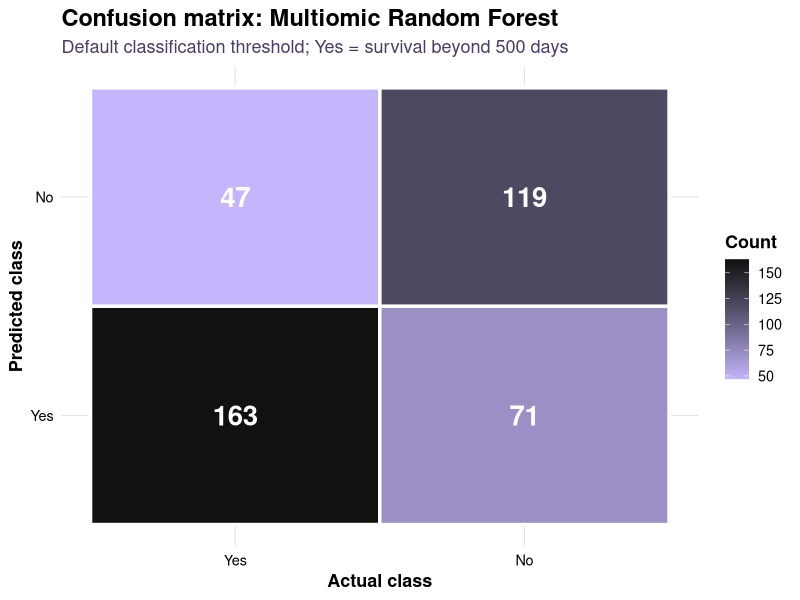
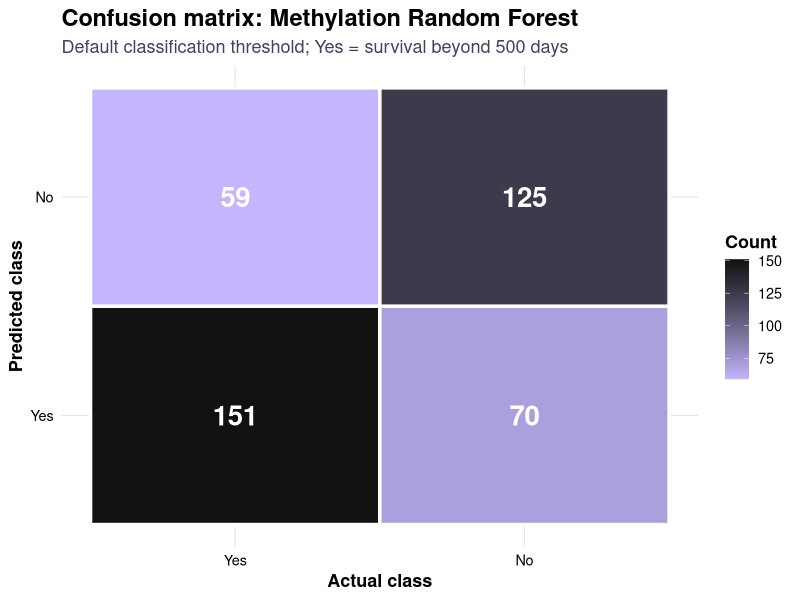
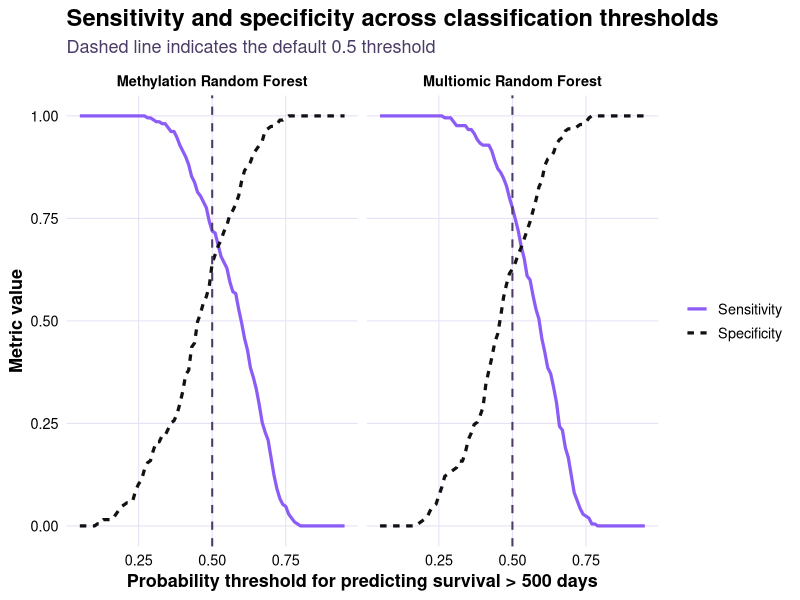
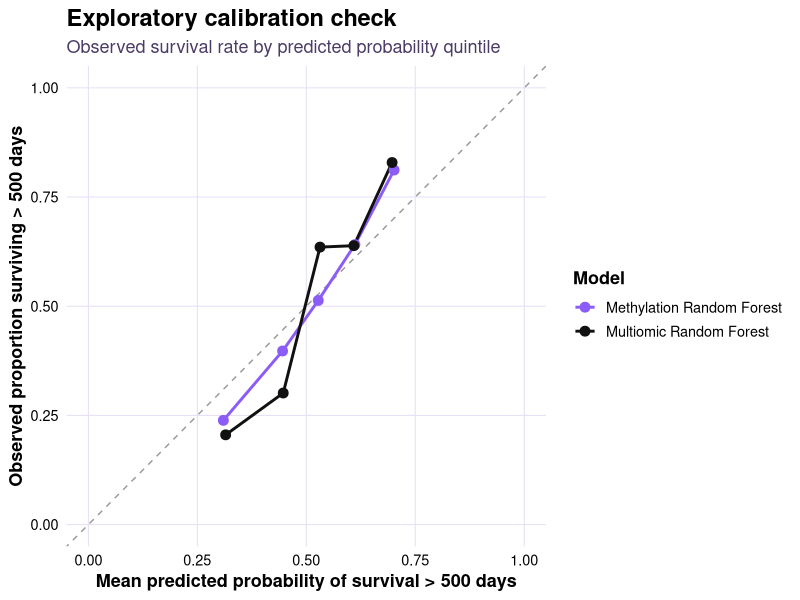
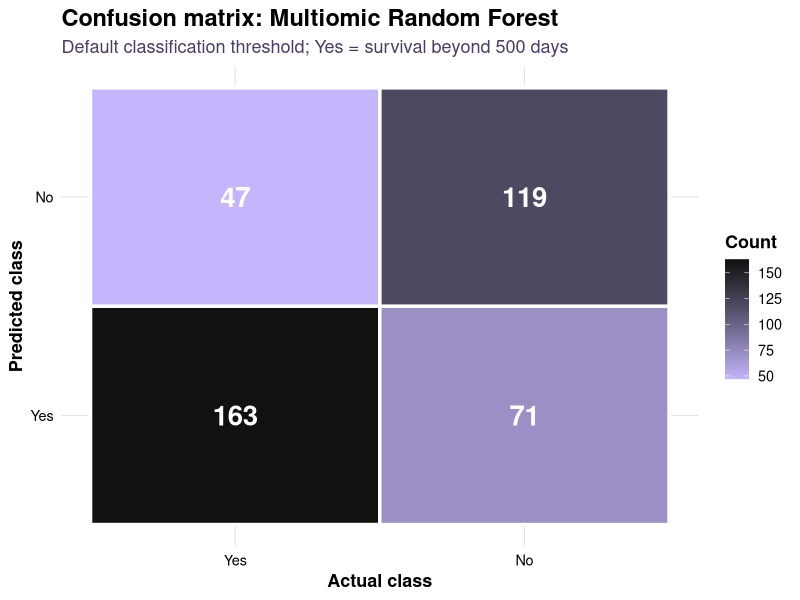
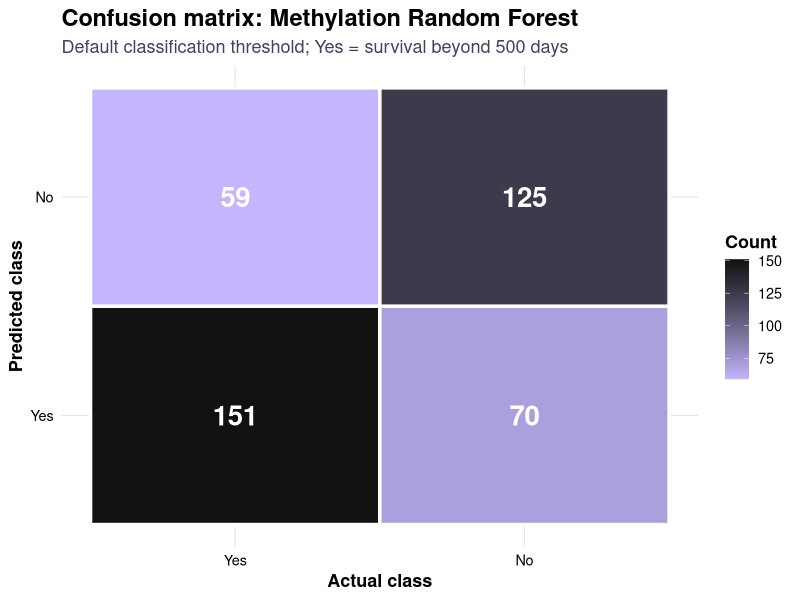
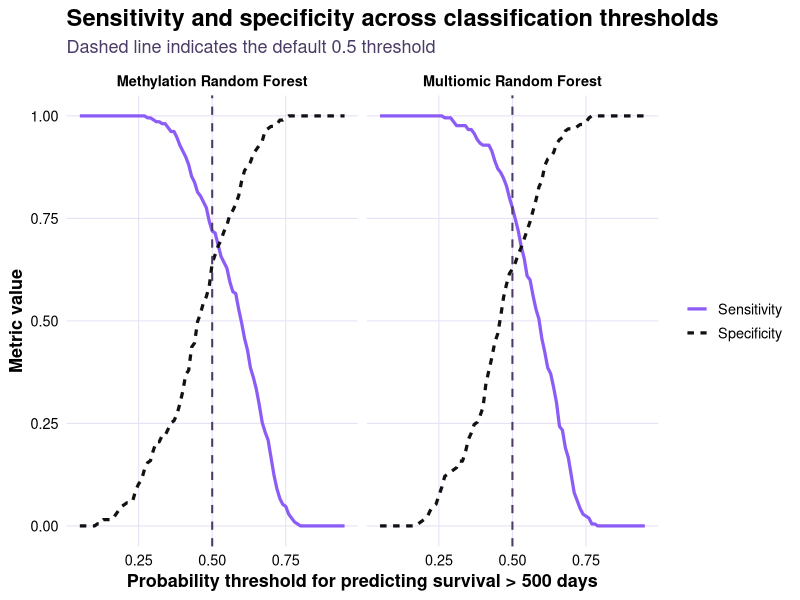
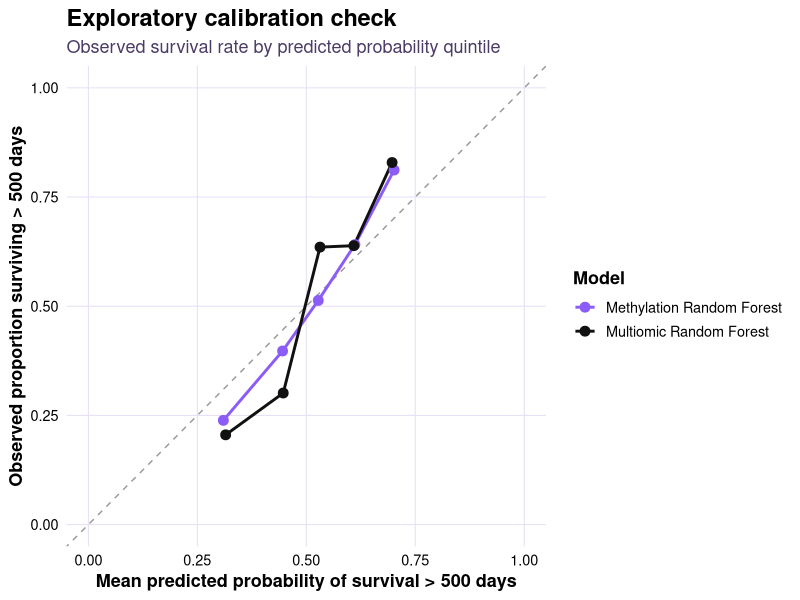

Source code (R) for these figures, in order: (Note: this script raises an error after producing the figures.)
## ---- chunk 1
#--------------------------------------------------
# 1. Load packages
#--------------------------------------------------

library(tidyverse)
library(here)
library(caret)
library(pROC)
library(forcats)

dir.create(here("outputs", "figures", "report_theme"), recursive = TRUE, showWarnings = FALSE)
dir.create(here("outputs", "tables"), recursive = TRUE, showWarnings = FALSE)
## ---- chunk 2
#--------------------------------------------------
# 2. Light purple + black theme
#--------------------------------------------------

theme_report <- function(base_size = 13) {
  theme_minimal(base_size = base_size) +
    theme(
      plot.background = element_rect(fill = "white", colour = NA),
      panel.background = element_rect(fill = "white", colour = NA),
      panel.grid.major = element_line(colour = "#E6DFF5", linewidth = 0.35),
      panel.grid.minor = element_blank(),
      axis.title = element_text(colour = "black", face = "bold"),
      axis.text = element_text(colour = "black"),
      plot.title = element_text(colour = "black", face = "bold", size = base_size + 4),
      plot.subtitle = element_text(colour = "#4B3B66", size = base_size),
      legend.title = element_text(colour = "black", face = "bold"),
      legend.text = element_text(colour = "black"),
      strip.text = element_text(colour = "black", face = "bold"))
}

purple_class <- c(
  "No" = "#111111",
  "Yes" = "#A78BFA")

purple_model <- c(
  "Methylation Random Forest" = "#8B5CF6",
  "Multiomic Random Forest" = "#111111")
## ---- chunk 3
#--------------------------------------------------
# 3. Load saved CV predictions
#--------------------------------------------------

meth_preds <- read_csv(
  here("outputs", "tables", "methylation_cv_predictions.csv"),
  show_col_types = FALSE) %>%
  mutate(data_source = "Methylation")

multi_preds <- read_csv(
  here("outputs", "tables", "multiomic_cv_predictions.csv"),
  show_col_types = FALSE) %>%
  mutate(data_source = "Multiomic")

rf_preds <- bind_rows(meth_preds, multi_preds) %>%
  mutate(
    model = recode(
      model,
      "RandomForest" = "Random Forest",
      "ElasticNet" = "Elastic Net")) %>%
  filter(model == "Random Forest") %>%
  mutate(
    model_label = paste(data_source, "Random Forest"),
    obs = factor(obs, levels = c("Yes", "No")),
    pred = factor(pred, levels = c("Yes", "No")))
## ---- chunk 4
#--------------------------------------------------
# 4. Helper function: confusion matrix plot
#--------------------------------------------------

make_cm_plot <- function(pred_df, model_name, file_name) {
  
  cm <- confusionMatrix(
    data = factor(pred_df$pred, levels = c("Yes", "No")),
    reference = factor(pred_df$obs, levels = c("Yes", "No")),
    positive = "Yes")
  
  cm_table <- as.data.frame(cm$table)
  names(cm_table) <- c("Predicted", "Actual", "Count")
  
  p <- cm_table %>%
    ggplot(aes(x = Actual, y = Predicted, fill = Count)) +
    geom_tile(colour = "white", linewidth = 1.2) +
    geom_text(
      aes(label = Count),
      colour = "white",
      fontface = "bold",
      size = 7) +
    scale_fill_gradient(
      low = "#C4B5FD",
      high = "#111111") +
    labs(
      title = paste("Confusion matrix:", model_name),
      subtitle = "Default classification threshold; Yes = survival beyond 500 days",
      x = "Actual class",
      y = "Predicted class",
      fill = "Count") +
    theme_report(base_size = 13) +
    theme(panel.grid = element_blank())
  
  ggsave(
    here("outputs", "figures", "report_theme", file_name),
    plot = p,
    width = 7,
    height = 5,
    dpi = 300)
  
  list(plot = p, cm = cm)
}
## ---- chunk 5
#--------------------------------------------------
# 4. Helper function: confusion matrix plot
#--------------------------------------------------

make_cm_plot <- function(pred_df, model_name, file_name) {
  
  cm <- confusionMatrix(
    data = factor(pred_df$pred, levels = c("Yes", "No")),
    reference = factor(pred_df$obs, levels = c("Yes", "No")),
    positive = "Yes")
  
  cm_table <- as.data.frame(cm$table)
  names(cm_table) <- c("Predicted", "Actual", "Count")
  
  p <- cm_table %>%
    ggplot(aes(x = Actual, y = Predicted, fill = Count)) +
    geom_tile(colour = "white", linewidth = 1.2) +
    geom_text(
      aes(label = Count),
      colour = "white",
      fontface = "bold",
      size = 7) +
    scale_fill_gradient(
      low = "#C4B5FD",
      high = "#111111") +
    labs(
      title = paste("Confusion matrix:", model_name),
      subtitle = "Default classification threshold; Yes = survival beyond 500 days",
      x = "Actual class",
      y = "Predicted class",
      fill = "Count") +
    theme_report(base_size = 13) +
    theme(panel.grid = element_blank())
  
  ggsave(
    here("outputs", "figures", "report_theme", file_name),
    plot = p,
    width = 7,
    height = 5,
    dpi = 300)
  
  list(plot = p, cm = cm)
}
## ---- chunk 6
#--------------------------------------------------
# 5. Confusion matrix: Multiomic RF
#--------------------------------------------------

multi_rf_preds <- rf_preds %>%
  filter(model_label == "Multiomic Random Forest")

multi_cm_out <- make_cm_plot(
  pred_df = multi_rf_preds,
  model_name = "Multiomic Random Forest",
  file_name = "figure_confusion_matrix_multiomic_rf_light_purple.png")

multi_cm_out$plot
multi_cm_out$cm
## ---- chunk 7
#--------------------------------------------------
# 6. Confusion matrix: Methylation RF
#--------------------------------------------------

meth_rf_preds <- rf_preds %>%
  filter(model_label == "Methylation Random Forest")

meth_cm_out <- make_cm_plot(
  pred_df = meth_rf_preds,
  model_name = "Methylation Random Forest",
  file_name = "figure_confusion_matrix_methylation_rf_light_purple.png")

meth_cm_out$plot
meth_cm_out$cm
## ---- chunk 8
#--------------------------------------------------
# 7. Save confusion matrix statistics
#--------------------------------------------------

confusion_stats <- bind_rows(
  tibble(
    model = "Multiomic Random Forest",
    accuracy = as.numeric(multi_cm_out$cm$overall["Accuracy"]),
    sensitivity = as.numeric(multi_cm_out$cm$byClass["Sensitivity"]),
    specificity = as.numeric(multi_cm_out$cm$byClass["Specificity"])
  ),
  tibble(
    model = "Methylation Random Forest",
    accuracy = as.numeric(meth_cm_out$cm$overall["Accuracy"]),
    sensitivity = as.numeric(meth_cm_out$cm$byClass["Sensitivity"]),
    specificity = as.numeric(meth_cm_out$cm$byClass["Specificity"])))

confusion_stats

write_csv(
  confusion_stats,
  here("outputs", "tables", "diagnostic_confusion_stats.csv"))
## ---- chunk 9
#--------------------------------------------------
# 8. Threshold trade-off data
#--------------------------------------------------

threshold_grid <- seq(0.05, 0.95, by = 0.01)

threshold_metrics <- rf_preds %>%
  select(model_label, obs, Yes) %>%
  group_by(model_label) %>%
  group_modify(~ {
    
    map_dfr(threshold_grid, function(thresh) {
      
      pred_class <- ifelse(.x$Yes >= thresh, "Yes", "No")
      
      cm <- confusionMatrix(
        data = factor(pred_class, levels = c("Yes", "No")),
        reference = factor(.x$obs, levels = c("Yes", "No")),
        positive = "Yes")
      
      tibble(
        threshold = thresh,
        sensitivity = as.numeric(cm$byClass["Sensitivity"]),
        specificity = as.numeric(cm$byClass["Specificity"]),
        accuracy = as.numeric(cm$overall["Accuracy"]))
    })
  }) %>%
  ungroup()

write_csv(
  threshold_metrics,
  here("outputs", "tables", "threshold_tradeoff_metrics.csv"))
## ---- chunk 10
#--------------------------------------------------
# 9. Figure: threshold trade-off
#--------------------------------------------------

threshold_plot_df <- threshold_metrics %>%
  pivot_longer(
    cols = c(sensitivity, specificity),
    names_to = "metric",
    values_to = "value"
  ) %>%
  mutate(
    metric = recode(
      metric,
      sensitivity = "Sensitivity",
      specificity = "Specificity"))

p_threshold <- threshold_plot_df %>%
  ggplot(aes(x = threshold, y = value, colour = metric, linetype = metric)) +
  geom_line(linewidth = 1.1) +
  facet_wrap(~ model_label) +
  geom_vline(
    xintercept = 0.5,
    colour = "#4B3B66",
    linetype = "dashed",
    linewidth = 0.7) +
  scale_colour_manual(
    values = c(
      "Sensitivity" = "#8B5CF6",
      "Specificity" = "#111111")) +
  labs(
    title = "Sensitivity and specificity across classification thresholds",
    subtitle = "Dashed line indicates the default 0.5 threshold",
    x = "Probability threshold for predicting survival > 500 days",
    y = "Metric value",
    colour = NULL,
    linetype = NULL) +
  theme_report(base_size = 13)

p_threshold

ggsave(
  here("outputs", "figures", "report_theme", "figure_threshold_tradeoff_light_purple.png"),
  plot = p_threshold,
  width = 9,
  height = 5,
  dpi = 300)
## ---- chunk 11
#--------------------------------------------------
# 10. Calibration-style data
#--------------------------------------------------

calibration_df <- rf_preds %>%
  mutate(
    observed_yes = ifelse(obs == "Yes", 1, 0),
    prob_bin = ntile(Yes, 5)) %>%
  group_by(model_label, prob_bin) %>%
  summarise(
    mean_predicted_prob = mean(Yes, na.rm = TRUE),
    observed_yes_rate = mean(observed_yes, na.rm = TRUE),
    n = n(),
    .groups = "drop")

calibration_df

write_csv(
  calibration_df,
  here("outputs", "tables", "rf_calibration_summary.csv"))
## ---- chunk 12
#--------------------------------------------------
# 11. Figure: calibration-style plot
#--------------------------------------------------

p_calibration <- calibration_df %>%
  ggplot(aes(x = mean_predicted_prob, y = observed_yes_rate, colour = model_label)) +
  geom_abline(
    intercept = 0,
    slope = 1,
    linetype = "dashed",
    colour = "#999999") +
  geom_line(linewidth = 1.0) +
  geom_point(size = 3) +
  scale_colour_manual(values = purple_model) +
  scale_x_continuous(limits = c(0, 1)) +
  scale_y_continuous(limits = c(0, 1)) +
  labs(
    title = "Exploratory calibration check",
    subtitle = "Observed survival rate by predicted probability quintile",
    x = "Mean predicted probability of survival > 500 days",
    y = "Observed proportion surviving > 500 days",
    colour = "Model") +
  theme_report(base_size = 13)

p_calibration

ggsave(
  here("outputs", "figures", "report_theme", "figure_calibration_check_light_purple.png"),
  plot = p_calibration,
  width = 8,
  height = 5,
  dpi = 300)
## ---- chunk 13
#--------------------------------------------------
# 12. Save diagnostic figure manifest
#--------------------------------------------------

diagnostic_figure_manifest <- tibble(
  figure = c(
    "Confusion matrix: Multiomic RF",
    "Confusion matrix: Methylation RF",
    "Threshold trade-off",
    "Calibration check"),
  file = c(
    "figure_confusion_matrix_multiomic_rf_light_purple.png",
    "figure_confusion_matrix_methylation_rf_light_purple.png",
    "figure_threshold_tradeoff_light_purple.png",
    "figure_calibration_check_light_purple.png"))

write_csv(
  diagnostic_figure_manifest,
  here("outputs", "figures", "report_theme", "diagnostic_figure_manifest.csv"))

diagnostic_figure_manifest
## ---- chunk 14
#--------------------------------------------------
# 12. Save diagnostic figure manifest
#--------------------------------------------------

diagnostic_figure_manifest <- tibble(
  figure = c(
    "Confusion matrix: Multiomic RF",
    "Confusion matrix: Methylation RF",
    "Threshold trade-off",
    "Calibration check"),
  file = c(
    "figure_confusion_matrix_multiomic_rf_light_purple.png",
    "figure_confusion_matrix_methylation_rf_light_purple.png",
    "figure_threshold_tradeoff_light_purple.png",
    "figure_calibration_check_light_purple.png"))

write_csv(
  diagnostic_figure_manifest,
  here("outputs", "figures", "report_theme", "diagnostic_figure_manifest.csv"))

diagnostic_figure_manifest
## ---- chunk 15
p_age_survival <- clinical_master %>%
  filter(!is.na(survival_500), !is.na(age_at_index)) %>%
  mutate(
    survival_500 = factor(survival_500, levels = c("No", "Yes"))) %>%
  ggplot(aes(x = survival_500, y = age_at_index, fill = survival_500)) +
  geom_boxplot(alpha = 0.8, width = 0.6, outlier.alpha = 0.5) +
  geom_jitter(width = 0.12, alpha = 0.5, size = 1.8, colour = "black") +
  scale_fill_manual(
    values = c(
      "No" = "#111111",
      "Yes" = "#A78BFA")) +
  labs(
    title = "Age distribution by 500-day survival status",
    subtitle = "Clinical cohort profile after outcome construction",
    x = "Survival > 500 days",
    y = "Age at index",
    fill = "Survival > 500 days") +
  theme_report(base_size = 13)

p_age_survival

ggsave(
  here("outputs", "figures", "report_theme", "figure_age_by_survival_light_purple.png"),
  plot = p_age_survival,
  width = 8,
  height = 5,
  dpi = 300)
